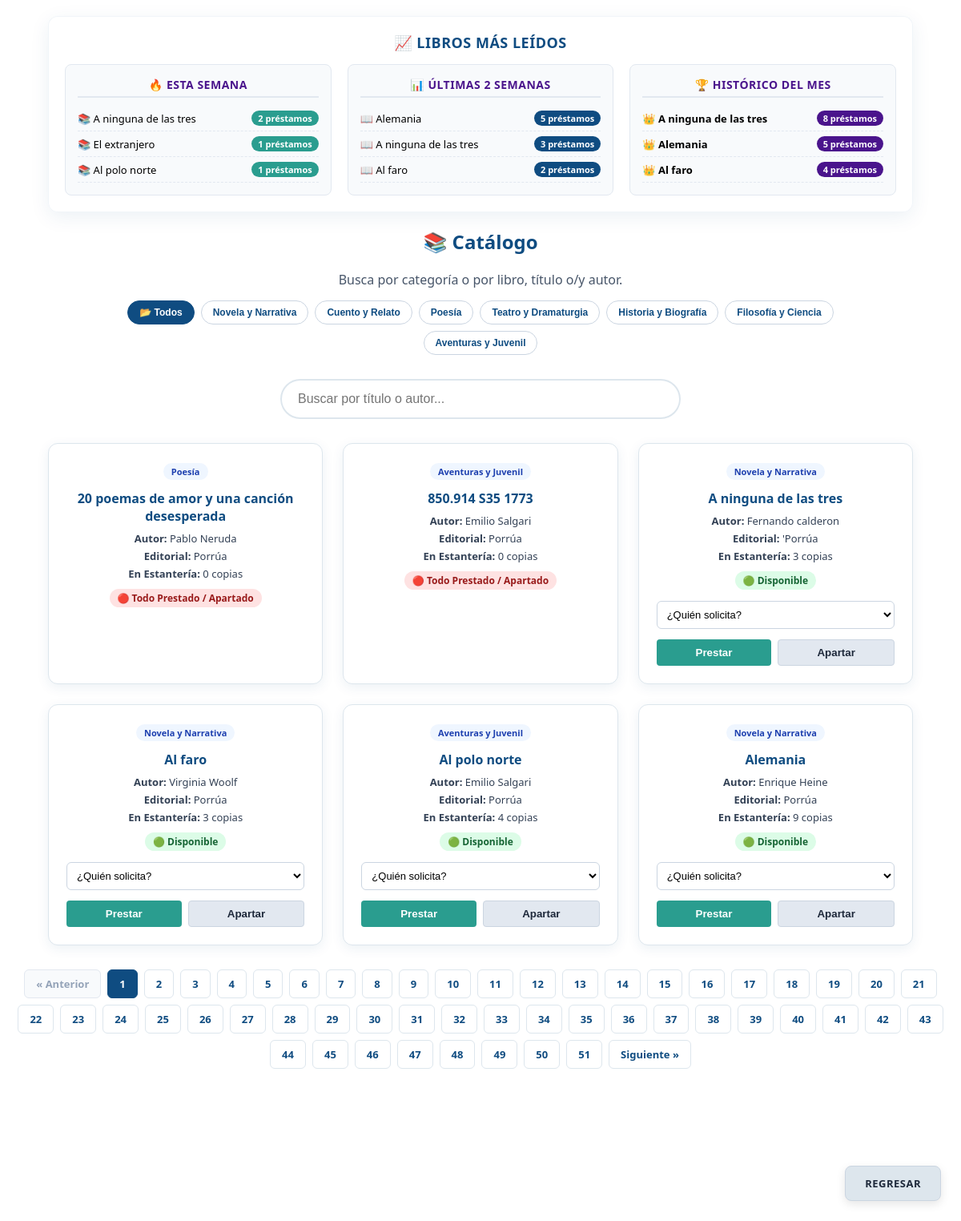
The app's page /catalogo_interactivo.php (signed in) with its own data.
### tables this page shows
CREATE TABLE `libros` (
  `id_libro` int(11) NOT NULL AUTO_INCREMENT,
  `Titulo` varchar(255) NOT NULL,
  `Autor` varchar(150) DEFAULT NULL,
  `Categoria` varchar(100) DEFAULT 'Novela y Narrativa',
  `Editorial` varchar(100) DEFAULT NULL,
  `ISBN` varchar(100) DEFAULT NULL,
  `ano` int(11) NOT NULL,
  `País` varchar(100) DEFAULT NULL,
  `Idioma` varchar(50) DEFAULT NULL,
  `Descripción` varchar(100) DEFAULT NULL,
  `Encabezamiento de Materia` varchar(100) DEFAULT NULL,
  `Ejemplares_totales` int(11) DEFAULT 0,
  `Ejemplares_disponibles` int(11) DEFAULT 0,
  `Ejemplares_prestados` int(11) DEFAULT 0,
  `Clasificación` varchar(100) DEFAULT NULL,
  PRIMARY KEY (`id_libro`)
);

### catalogo_interactivo.php (the view, shortened to what this page needs)
<?php
require_once 'conexion.php';
$libros_res = $conexion->query("SELECT id_libro, Titulo, Autor, Categoria, Editorial, Ejemplares_disponibles, Ejemplares_prestados FROM libros ORDER BY Titulo ASC");
$categorias_disponibles = [
    'Novela y Narrativa',
    'Cuento y Relato',
    'Poesía',
    'Teatro y Dramaturgia',
    'Historia y Biografía',
    'Filosofía y Ciencia',
    'Aventuras y Juvenil'
];
?>
<!DOCTYPE html>
<html lang="es">
<head>
    <link rel="stylesheet" href="style.css?v=<?php echo time(); ?>">
</head>
<body class="body2 scroll-catalogo">
    <div class="contenedor-tendencias">
        <h3 class="titulo-tendencias">📈 Libros Más Leídos</h3>
        <div class="seccion-bloques-tendencias">
            <div class="bloque-tiempo">
                <h4>🔥 Esta Semana</h4>
                <?php
                $sql_semana = "SELECT l.Titulo, COUNT(p.id_prestamo) AS Total
                               FROM prestamos p
                               JOIN libros l ON p.id_libro = l.id_libro
                               WHERE p.fecha_salida >= DATE_SUB(CURDATE(), INTERVAL 7 DAY)
                               GROUP BY p.id_libro
                               ORDER BY Total DESC LIMIT 3";
                $res_semana = $conexion->query($sql_semana);
                if ($res_semana && $res_semana->num_rows > 0) {
                    while($row = $res_semana->fetch_assoc()) {
                        echo "<div class='item-tendencia'><span>📚 ".htmlspecialchars($row['Titulo'])."</span><span class='badge-conteo'>".$row['Total']." préstamos</span></div>";
                    }
                } else {
                    echo "<p class='texto-sin-movimientos'>Sin movimientos esta semana.</p>";
                }
                ?>
            </div>
            <div class="bloque-tiempo">
                <h4>📊 Últimas 2 Semanas</h4>
                <?php
                $sql_quincena = "SELECT l.Titulo, COUNT(p.id_prestamo) AS Total
                                 FROM prestamos p
                                 JOIN libros l ON p.id_libro = l.id_libro
                                 WHERE p.fecha_salida >= DATE_SUB(CURDATE(), INTERVAL 14 DAY)
                                 GROUP BY p.id_libro
                                 ORDER BY Total DESC LIMIT 3";
                $res_quincena = $conexion->query($sql_quincena);
                if ($res_quincena && $res_quincena->num_rows > 0) {
                    while($row = $res_quincena->fetch_assoc()) {
                        echo "<div class='item-tendencia'><span>📖 ".htmlspecialchars($row['Titulo'])."</span><span class='badge-conteo azul'>".$row['Total']." préstamos</span></div>";
                    }
                } else {
                    echo "<p class='texto-sin-movimientos'>Sin lecturas registradas.</p>";
                }
                ?>
            </div>
            <div class="bloque-tiempo">
                <h4>🏆 Histórico del Mes</h4>
                <?php
                $sql_mes = "SELECT l.Titulo, COUNT(p.id_prestamo) AS Total
                            FROM prestamos p
                            JOIN libros l ON p.id_libro = l.id_libro
                            WHERE p.fecha_salida >= DATE_SUB(CURDATE(), INTERVAL 30 DAY)
                            GROUP BY p.id_libro
                            ORDER BY Total DESC LIMIT 3";
                $res_mes = $conexion->query($sql_mes);
                if ($res_mes && $res_mes->num_rows > 0) {
                    while($row = $res_mes->fetch_assoc()) {
                        echo "<div class='item-tendencia'><span>👑 <b>".htmlspecialchars($row['Titulo'])."</b></span><span class='badge-conteo morado'>".$row['Total']." préstamos</span></div>";
                    }
                } else {
                    echo "<p class='texto-sin-movimientos'>Sin registros este mes.</p>";
                }
                ?>
            </div>
        </div>
    </div>
    <h2 class="titulo-seccion-catalogo">📚 Catálogo</h2>
    <p class="subtitulo-seccion-catalogo">Busca por categoría o por libro, título o/y autor.</p>
    <div class="barra-categorias">
        <button type="button" class="btn-cat activa" onclick="seleccionarCategoria('', this)">📂 Todos</button>
        <?php foreach ($categorias_disponibles as $cat): ?>
            <button type="button" class="btn-cat" onclick="seleccionarCategoria('<?php echo $cat; ?>', this)">
                <?php echo $cat; ?>
            </button>
        <?php endforeach; ?>
    </div>
    <div class="contenedor-busqueda">
        <input type="text" id="buscar-libro" class="input-busqueda" placeholder="Buscar por título o autor..." onkeyup="filtrarCatalogo()">
    </div>
    <div class="grid-catalogo">
        <?php if ($libros_res && $libros_res->num_rows > 0): ?>
            <?php while ($libro = $libros_res->fetch_assoc()):
                $idL = $libro['id_libro'];
                $es_disponible = ($libro['Ejemplares_disponibles'] > 0);
                $cat_libro = $libro['Categoria'] ?? 'Novela y Narrativa';
            ?>
            <div class="tarjeta-libro" data-categoria="<?php echo htmlspecialchars($cat_libro); ?>">
                <div class="info-libro-completa">
                    <span class="etiqueta-cat-tarjeta">
                        <?php echo htmlspecialchars($cat_libro); ?>
                    </span>
                    <h3 class="titulo-libro"><?php echo htmlspecialchars($libro['Titulo']); ?></h3>
                    <p class="autor-libro"><b>Autor:</b> <?php echo htmlspecialchars($libro['Autor']); ?></p>
                    <p><b>Editorial:</b> <?php echo htmlspecialchars($libro['Editorial']); ?></p>
                    <p><b>En Estantería:</b> <?php echo $libro['Ejemplares_disponibles'] ?? 0; ?> copias</p>
                    <?php if ($es_disponible): ?>
                        <span class="semaforo disponible">🟢 Disponible</span>
                    <?php else: ?>
                        <span class="semaforo agotado">🔴 Todo Prestado / Apartado</span>
                    <?php endif; ?>
                </div>
               <?php if ($es_disponible): ?>
                    <div class="formulario-prestamo">
                        <form action="procesar_movimiento.php" method="POST" onsubmit="return validarUsuarioTarjeta(<?php echo $idL; ?>)" class="form-tarjeta-prestamo">
                            <select name="tipo_usuario" id="rol_<?php echo $idL; ?>" required onchange="prepararBuscadorTarjeta(<?php echo $idL; ?>)" class="select-rol-tarjeta">
                                <option value="">¿Quién solicita?</option>
                            </select>
                            <div class="botones-tarjeta-accion">
                                <button type="submit" name="accion" value="prestar" class="btn-tarjeta-prestar">Prestar</button>
                                <button type="submit" name="accion" value="apartar" class="btn-tarjeta-apartar">Apartar</button>
                            </div>
                        </form>
                    </div>
                <?php endif; ?>
            </div>
            <?php endwhile; ?>
        <?php else: ?>
            <p class="texto-inventario-vacio">No hay libros registrados en el inventario.</p>
        <?php endif; ?>
    </div>
    <div class="paginador paginador-catalogo" id="paginador-interactivo"></div>
    <div class="z1">
        <a class="z2" href="registro.php">REGRESAR</a>
    </div>
</body>
</html>

### records on screen
libros: Categoria "Poesía", Titulo "20 poemas de amor y una canción desesperada", Autor "Pablo Neruda", Editorial "Porrúa", Ejemplares_disponibles "0", shows "🔴 Todo Prestado / Apartado"
libros: Categoria "Aventuras y Juvenil", Titulo "850.914 S35 1773", Autor "Emilio Salgari", Editorial "Porrúa", Ejemplares_disponibles "0", shows "🔴 Todo Prestado / Apartado"
libros: Categoria "Novela y Narrativa", Titulo "A ninguna de las tres", Autor "Fernando calderon", Editorial "'Porrúa", Ejemplares_disponibles "3", shows "🟢 Disponible"
libros: Categoria "Novela y Narrativa", Titulo "Al faro", Autor "Virginia Woolf", Editorial "Porrúa", Ejemplares_disponibles "3", shows "🟢 Disponible"
libros: Categoria "Aventuras y Juvenil", Titulo "Al polo norte", Autor "Emilio Salgari", Editorial "Porrúa", Ejemplares_disponibles "4", shows "🟢 Disponible"
libros: Categoria "Novela y Narrativa", Titulo "Alemania", Autor "Enrique Heine", Editorial "Porrúa", Ejemplares_disponibles "9", shows "🟢 Disponible"

### other values on screen
$row['Titulo'] "A ninguna de las tres"
$row['Total'] "2"
$row['Titulo'] "El extranjero"
$row['Total'] "1"
$row['Titulo'] "Al polo norte"
$row['Titulo'] "Alemania"
$row['Total'] "5"
$row['Total'] "3"
$row['Titulo'] "Al faro"
$row['Total'] "8"
$row['Total'] "4"
$cat "Novela y Narrativa"
$cat "Cuento y Relato"
$cat "Poesía"
$cat "Teatro y Dramaturgia"
